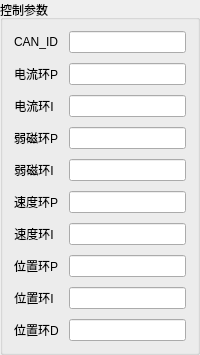
           <widget class="QGroupBox" name="control_parameter">
            <property name="title">
             <string>控制参数</string>
            </property>
            <layout class="QFormLayout" name="formLayout_5">
             <property name="horizontalSpacing">
              <number>10</number>
             </property>
             <property name="verticalSpacing">
              <number>10</number>
             </property>
             <item row="0" column="0">
              <widget class="QLabel" name="label_16">
               <property name="sizePolicy">
                <sizepolicy hsizetype="Expanding" vsizetype="Preferred">
                 <horstretch>0</horstretch>
                 <verstretch>0</verstretch>
                </sizepolicy>
               </property>
               <property name="text">
                <string>CAN_ID</string>
               </property>
               <property name="alignment">
                <set>Qt::AlignCenter</set>
               </property>
              </widget>
             </item>
             <item row="0" column="1">
              <widget class="QLineEdit" name="CANID">
               <property name="sizePolicy">
                <sizepolicy hsizetype="Expanding" vsizetype="Fixed">
                 <horstretch>0</horstretch>
                 <verstretch>0</verstretch>
                </sizepolicy>
               </property>
               <property name="minimumSize">
                <size>
                 <width>40</width>
                 <height>0</height>
                </size>
               </property>
               <property name="alignment">
                <set>Qt::AlignCenter</set>
               </property>
              </widget>
             </item>
             <item row="1" column="0">
              <widget class="QLabel" name="label_47">
               <property name="sizePolicy">
                <sizepolicy hsizetype="Expanding" vsizetype="Preferred">
                 <horstretch>0</horstretch>
                 <verstretch>0</verstretch>
                </sizepolicy>
               </property>
               <property name="text">
                <string>电流环P</string>
               </property>
               <property name="alignment">
                <set>Qt::AlignCenter</set>
               </property>
              </widget>
             </item>
             <item row="2" column="0">
              <widget class="QLabel" name="label_46">
               <property name="sizePolicy">
                <sizepolicy hsizetype="Expanding" vsizetype="Preferred">
                 <horstretch>0</horstretch>
                 <verstretch>0</verstretch>
                </sizepolicy>
               </property>
               <property name="text">
                <string>电流环I</string>
               </property>
               <property name="alignment">
                <set>Qt::AlignCenter</set>
               </property>
              </widget>
             </item>
             <item row="3" column="0">
              <widget class="QLabel" name="label_45">
               <property name="sizePolicy">
                <sizepolicy hsizetype="Expanding" vsizetype="Preferred">
                 <horstretch>0</horstretch>
                 <verstretch>0</verstretch>
                </sizepolicy>
               </property>
               <property name="text">
                <string>弱磁环P</string>
               </property>
               <property name="alignment">
                <set>Qt::AlignCenter</set>
               </property>
              </widget>
             </item>
             <item row="4" column="0">
              <widget class="QLabel" name="label_44">
               <property name="sizePolicy">
                <sizepolicy hsizetype="Expanding" vsizetype="Preferred">
                 <horstretch>0</horstretch>
                 <verstretch>0</verstretch>
                </sizepolicy>
               </property>
               <property name="text">
                <string>弱磁环I</string>
               </property>
               <property name="alignment">
                <set>Qt::AlignCenter</set>
               </property>
              </widget>
             </item>
             <item row="5" column="0">
              <widget class="QLabel" name="label_43">
               <property name="sizePolicy">
                <sizepolicy hsizetype="Expanding" vsizetype="Preferred">
                 <horstretch>0</horstretch>
                 <verstretch>0</verstretch>
                </sizepolicy>
               </property>
               <property name="text">
                <string>速度环P</string>
               </property>
               <property name="alignment">
                <set>Qt::AlignCenter</set>
               </property>
              </widget>
             </item>
             <item row="6" column="0">
              <widget class="QLabel" name="label_42">
               <property name="sizePolicy">
                <sizepolicy hsizetype="Expanding" vsizetype="Preferred">
                 <horstretch>0</horstretch>
                 <verstretch>0</verstretch>
                </sizepolicy>
               </property>
               <property name="text">
                <string>速度环I</string>
               </property>
               <property name="alignment">
                <set>Qt::AlignCenter</set>
               </property>
              </widget>
             </item>
             <item row="7" column="0">
              <widget class="QLabel" name="label_41">
               <property name="sizePolicy">
                <sizepolicy hsizetype="Expanding" vsizetype="Preferred">
                 <horstretch>0</horstretch>
                 <verstretch>0</verstretch>
                </sizepolicy>
               </property>
               <property name="text">
                <string>位置环P</string>
               </property>
               <property name="alignment">
                <set>Qt::AlignCenter</set>
               </property>
              </widget>
             </item>
             <item row="8" column="0">
              <widget class="QLabel" name="label_40">
               <property name="sizePolicy">
                <sizepolicy hsizetype="Expanding" vsizetype="Preferred">
                 <horstretch>0</horstretch>
                 <verstretch>0</verstretch>
                </sizepolicy>
               </property>
               <property name="text">
                <string>位置环I</string>
               </property>
               <property name="alignment">
                <set>Qt::AlignCenter</set>
               </property>
              </widget>
             </item>
             <item row="9" column="0">
              <widget class="QLabel" name="label_39">
               <property name="sizePolicy">
                <sizepolicy hsizetype="Expanding" vsizetype="Preferred">
                 <horstretch>0</horstretch>
                 <verstretch>0</verstretch>
                </sizepolicy>
               </property>
               <property name="text">
                <string>位置环D</string>
               </property>
               <property name="alignment">
                <set>Qt::AlignCenter</set>
               </property>
              </widget>
             </item>
             <item row="1" column="1">
              <widget class="QLineEdit" name="CURKp">
               <property name="sizePolicy">
                <sizepolicy hsizetype="Expanding" vsizetype="Fixed">
                 <horstretch>0</horstretch>
                 <verstretch>0</verstretch>
                </sizepolicy>
               </property>
               <property name="minimumSize">
                <size>
                 <width>40</width>
                 <height>0</height>
                </size>
               </property>
               <property name="alignment">
                <set>Qt::AlignCenter</set>
               </property>
              </widget>
             </item>
             <item row="2" column="1">
              <widget class="QLineEdit" name="CURKi">
               <property name="sizePolicy">
                <sizepolicy hsizetype="Expanding" vsizetype="Fixed">
                 <horstretch>0</horstretch>
                 <verstretch>0</verstretch>
                </sizepolicy>
               </property>
               <property name="minimumSize">
                <size>
                 <width>40</width>
                 <height>0</height>
                </size>
               </property>
               <property name="alignment">
                <set>Qt::AlignCenter</set>
               </property>
              </widget>
             </item>
             <item row="3" column="1">
              <widget class="QLineEdit" name="WEAKMAGKp">
               <property name="sizePolicy">
                <sizepolicy hsizetype="Expanding" vsizetype="Fixed">
                 <horstretch>0</horstretch>
                 <verstretch>0</verstretch>
                </sizepolicy>
               </property>
               <property name="minimumSize">
                <size>
                 <width>40</width>
                 <height>0</height>
                </size>
               </property>
               <property name="alignment">
                <set>Qt::AlignCenter</set>
               </property>
              </widget>
             </item>
             <item row="4" column="1">
              <widget class="QLineEdit" name="WEAKMAGKi">
               <property name="sizePolicy">
                <sizepolicy hsizetype="Expanding" vsizetype="Fixed">
                 <horstretch>0</horstretch>
                 <verstretch>0</verstretch>
                </sizepolicy>
               </property>
               <property name="minimumSize">
                <size>
                 <width>40</width>
                 <height>0</height>
                </size>
               </property>
               <property name="alignment">
                <set>Qt::AlignCenter</set>
               </property>
              </widget>
             </item>
             <item row="5" column="1">
              <widget class="QLineEdit" name="SPEEDKp">
               <property name="sizePolicy">
                <sizepolicy hsizetype="Expanding" vsizetype="Fixed">
                 <horstretch>0</horstretch>
                 <verstretch>0</verstretch>
                </sizepolicy>
               </property>
               <property name="minimumSize">
                <size>
                 <width>40</width>
                 <height>0</height>
                </size>
               </property>
               <property name="alignment">
                <set>Qt::AlignCenter</set>
               </property>
              </widget>
             </item>
             <item row="6" column="1">
              <widget class="QLineEdit" name="SPEEDKi">
               <property name="sizePolicy">
                <sizepolicy hsizetype="Expanding" vsizetype="Fixed">
                 <horstretch>0</horstretch>
                 <verstretch>0</verstretch>
                </sizepolicy>
               </property>
               <property name="minimumSize">
                <size>
                 <width>40</width>
                 <height>0</height>
                </size>
               </property>
               <property name="alignment">
                <set>Qt::AlignCenter</set>
               </property>
              </widget>
             </item>
             <item row="7" column="1">
              <widget class="QLineEdit" name="POSKp">
               <property name="sizePolicy">
                <sizepolicy hsizetype="Expanding" vsizetype="Fixed">
                 <horstretch>0</horstretch>
                 <verstretch>0</verstretch>
                </sizepolicy>
               </property>
               <property name="minimumSize">
                <size>
                 <width>40</width>
                 <height>0</height>
                </size>
               </property>
               <property name="alignment">
                <set>Qt::AlignCenter</set>
               </property>
              </widget>
             </item>
             <item row="8" column="1">
              <widget class="QLineEdit" name="POSKi">
               <property name="sizePolicy">
                <sizepolicy hsizetype="Expanding" vsizetype="Fixed">
                 <horstretch>0</horstretch>
                 <verstretch>0</verstretch>
                </sizepolicy>
               </property>
               <property name="minimumSize">
                <size>
                 <width>40</width>
                 <height>0</height>
                </size>
               </property>
               <property name="alignment">
                <set>Qt::AlignCenter</set>
               </property>
              </widget>
             </item>
             <item row="9" column="1">
              <widget class="QLineEdit" name="POSKd">
               <property name="sizePolicy">
                <sizepolicy hsizetype="Expanding" vsizetype="Fixed">
                 <horstretch>0</horstretch>
                 <verstretch>0</verstretch>
                </sizepolicy>
               </property>
               <property name="minimumSize">
                <size>
                 <width>40</width>
                 <height>0</height>
                </size>
               </property>
               <property name="alignment">
                <set>Qt::AlignCenter</set>
               </property>
              </widget>
             </item>
            </layout>
           </widget>
